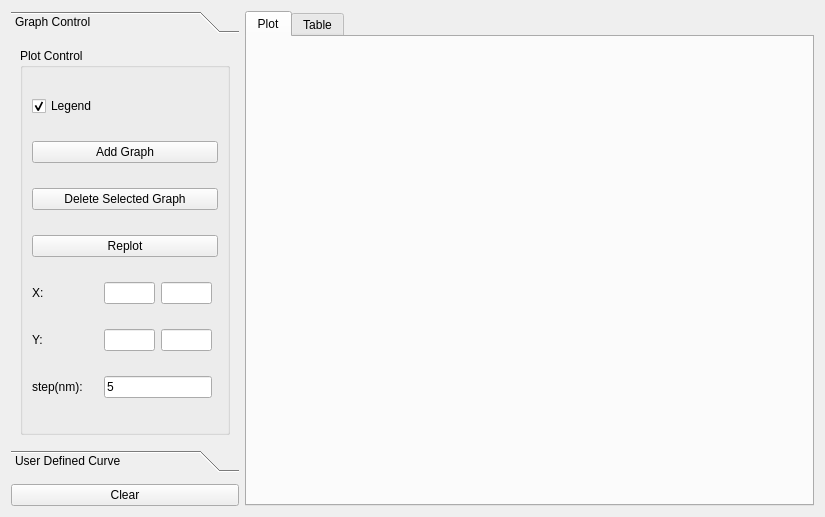
<?xml version="1.0" encoding="UTF-8"?>
<ui version="4.0">
 <class>DispersionPlotForm</class>
 <widget class="QWidget" name="DispersionPlotForm">
  <property name="geometry">
   <rect>
    <x>0</x>
    <y>0</y>
    <width>825</width>
    <height>517</height>
   </rect>
  </property>
  <property name="windowTitle">
   <string>Form</string>
  </property>
  <property name="locale">
   <locale language="English" country="UnitedStates"/>
  </property>
  <layout class="QGridLayout" name="gridLayout_2">
   <item row="0" column="2" rowspan="3">
    <widget class="QTabWidget" name="tabWidget">
     <property name="currentIndex">
      <number>0</number>
     </property>
     <widget class="QWidget" name="tab_Plot">
      <attribute name="title">
       <string>Plot</string>
      </attribute>
      <layout class="QGridLayout" name="gridLayout_4">
       <item row="0" column="0">
        <widget class="QCustomPlot" name="widget" native="true"/>
       </item>
      </layout>
     </widget>
     <widget class="QWidget" name="tab_Text">
      <attribute name="title">
       <string>Table</string>
      </attribute>
      <layout class="QGridLayout" name="gridLayout_5">
       <item row="0" column="0">
        <widget class="QTableWidget" name="tableWidget"/>
       </item>
      </layout>
     </widget>
    </widget>
   </item>
   <item row="0" column="0" colspan="2">
    <widget class="QToolBox" name="toolBox">
     <property name="sizePolicy">
      <sizepolicy hsizetype="Minimum" vsizetype="Preferred">
       <horstretch>0</horstretch>
       <verstretch>0</verstretch>
      </sizepolicy>
     </property>
     <property name="currentIndex">
      <number>0</number>
     </property>
     <widget class="QWidget" name="page">
      <property name="geometry">
       <rect>
        <x>0</x>
        <y>0</y>
        <width>259</width>
        <height>381</height>
       </rect>
      </property>
      <attribute name="label">
       <string>Graph Control</string>
      </attribute>
      <layout class="QVBoxLayout" name="verticalLayout">
       <item>
        <widget class="QGroupBox" name="groupBox">
         <property name="sizePolicy">
          <sizepolicy hsizetype="Fixed" vsizetype="Preferred">
           <horstretch>0</horstretch>
           <verstretch>0</verstretch>
          </sizepolicy>
         </property>
         <property name="title">
          <string>Plot Control</string>
         </property>
         <layout class="QGridLayout" name="gridLayout">
          <item row="6" column="1">
           <widget class="QLineEdit" name="lineEdit_Ymin">
            <property name="sizePolicy">
             <sizepolicy hsizetype="Ignored" vsizetype="Fixed">
              <horstretch>0</horstretch>
              <verstretch>0</verstretch>
             </sizepolicy>
            </property>
           </widget>
          </item>
          <item row="7" column="0">
           <widget class="QLabel" name="label">
            <property name="sizePolicy">
             <sizepolicy hsizetype="Fixed" vsizetype="Preferred">
              <horstretch>0</horstretch>
              <verstretch>0</verstretch>
             </sizepolicy>
            </property>
            <property name="text">
             <string>step(nm):</string>
            </property>
           </widget>
          </item>
          <item row="7" column="1" colspan="2">
           <widget class="QLineEdit" name="lineEdit_PlotStep">
            <property name="sizePolicy">
             <sizepolicy hsizetype="Minimum" vsizetype="Fixed">
              <horstretch>0</horstretch>
              <verstretch>0</verstretch>
             </sizepolicy>
            </property>
            <property name="text">
             <string>5</string>
            </property>
           </widget>
          </item>
          <item row="1" column="0" colspan="4">
           <widget class="QPushButton" name="pushButton_AddGraph">
            <property name="sizePolicy">
             <sizepolicy hsizetype="Preferred" vsizetype="Fixed">
              <horstretch>0</horstretch>
              <verstretch>0</verstretch>
             </sizepolicy>
            </property>
            <property name="text">
             <string>Add Graph</string>
            </property>
           </widget>
          </item>
          <item row="6" column="2">
           <widget class="QLineEdit" name="lineEdit_Ymax">
            <property name="sizePolicy">
             <sizepolicy hsizetype="Ignored" vsizetype="Fixed">
              <horstretch>0</horstretch>
              <verstretch>0</verstretch>
             </sizepolicy>
            </property>
           </widget>
          </item>
          <item row="4" column="0" colspan="4">
           <widget class="QPushButton" name="pushButton_SetAxis">
            <property name="sizePolicy">
             <sizepolicy hsizetype="Preferred" vsizetype="Fixed">
              <horstretch>0</horstretch>
              <verstretch>0</verstretch>
             </sizepolicy>
            </property>
            <property name="text">
             <string>Replot</string>
            </property>
           </widget>
          </item>
          <item row="0" column="0">
           <widget class="QCheckBox" name="checkBox_Legend">
            <property name="text">
             <string>Legend</string>
            </property>
            <property name="checked">
             <bool>true</bool>
            </property>
           </widget>
          </item>
          <item row="3" column="0" colspan="4">
           <widget class="QPushButton" name="pushButton_DeleteGraph">
            <property name="sizePolicy">
             <sizepolicy hsizetype="Preferred" vsizetype="Fixed">
              <horstretch>0</horstretch>
              <verstretch>0</verstretch>
             </sizepolicy>
            </property>
            <property name="text">
             <string>Delete Selected Graph</string>
            </property>
           </widget>
          </item>
          <item row="5" column="1">
           <widget class="QLineEdit" name="lineEdit_Xmin">
            <property name="sizePolicy">
             <sizepolicy hsizetype="Ignored" vsizetype="Fixed">
              <horstretch>0</horstretch>
              <verstretch>0</verstretch>
             </sizepolicy>
            </property>
           </widget>
          </item>
          <item row="5" column="0">
           <widget class="QLabel" name="label_X">
            <property name="sizePolicy">
             <sizepolicy hsizetype="Fixed" vsizetype="Preferred">
              <horstretch>0</horstretch>
              <verstretch>0</verstretch>
             </sizepolicy>
            </property>
            <property name="text">
             <string>X:</string>
            </property>
           </widget>
          </item>
          <item row="6" column="0">
           <widget class="QLabel" name="label_Y">
            <property name="sizePolicy">
             <sizepolicy hsizetype="Fixed" vsizetype="Preferred">
              <horstretch>0</horstretch>
              <verstretch>0</verstretch>
             </sizepolicy>
            </property>
            <property name="text">
             <string>Y:</string>
            </property>
           </widget>
          </item>
          <item row="5" column="2">
           <widget class="QLineEdit" name="lineEdit_Xmax">
            <property name="sizePolicy">
             <sizepolicy hsizetype="Ignored" vsizetype="Fixed">
              <horstretch>0</horstretch>
              <verstretch>0</verstretch>
             </sizepolicy>
            </property>
           </widget>
          </item>
         </layout>
        </widget>
       </item>
      </layout>
     </widget>
     <widget class="QWidget" name="page_2">
      <property name="geometry">
       <rect>
        <x>0</x>
        <y>0</y>
        <width>310</width>
        <height>381</height>
       </rect>
      </property>
      <attribute name="label">
       <string>User Defined Curve</string>
      </attribute>
      <layout class="QVBoxLayout" name="verticalLayout_2">
       <item>
        <widget class="QGroupBox" name="groupBox_UserDefinedCurve">
         <property name="sizePolicy">
          <sizepolicy hsizetype="Minimum" vsizetype="Preferred">
           <horstretch>0</horstretch>
           <verstretch>0</verstretch>
          </sizepolicy>
         </property>
         <property name="title">
          <string>User Defined Curve</string>
         </property>
         <layout class="QGridLayout" name="gridLayout_3">
          <item row="0" column="0">
           <widget class="QCheckBox" name="checkBox_Curve">
            <property name="sizePolicy">
             <sizepolicy hsizetype="Minimum" vsizetype="Fixed">
              <horstretch>0</horstretch>
              <verstretch>0</verstretch>
             </sizepolicy>
            </property>
            <property name="text">
             <string>Show</string>
            </property>
           </widget>
          </item>
          <item row="1" column="0">
           <widget class="QComboBox" name="comboBox_Formula">
            <property name="sizePolicy">
             <sizepolicy hsizetype="Minimum" vsizetype="Fixed">
              <horstretch>0</horstretch>
              <verstretch>0</verstretch>
             </sizepolicy>
            </property>
           </widget>
          </item>
          <item row="2" column="0">
           <widget class="QTableWidget" name="tableWidget_Coefs">
            <property name="sizePolicy">
             <sizepolicy hsizetype="Preferred" vsizetype="Expanding">
              <horstretch>0</horstretch>
              <verstretch>0</verstretch>
             </sizepolicy>
            </property>
           </widget>
          </item>
         </layout>
        </widget>
       </item>
      </layout>
     </widget>
    </widget>
   </item>
   <item row="2" column="0" colspan="2">
    <widget class="QPushButton" name="pushButton_Clear">
     <property name="text">
      <string>Clear</string>
     </property>
    </widget>
   </item>
  </layout>
 </widget>
 <customwidgets>
  <customwidget>
   <class>QCustomPlot</class>
   <extends>QWidget</extends>
   <header>QCustomPlot/qcustomplot.h</header>
   <container>1</container>
  </customwidget>
 </customwidgets>
 <resources/>
 <connections/>
</ui>
